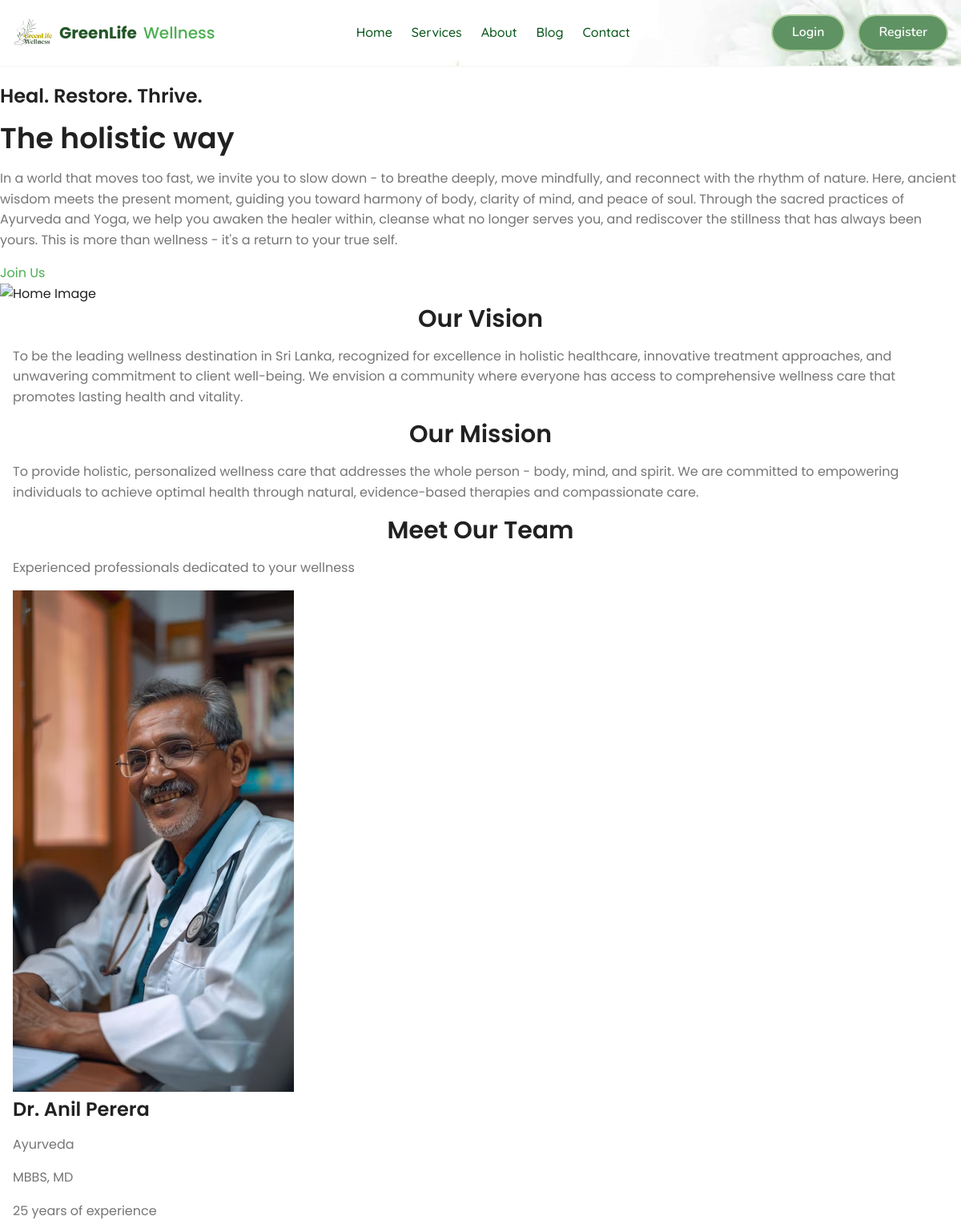
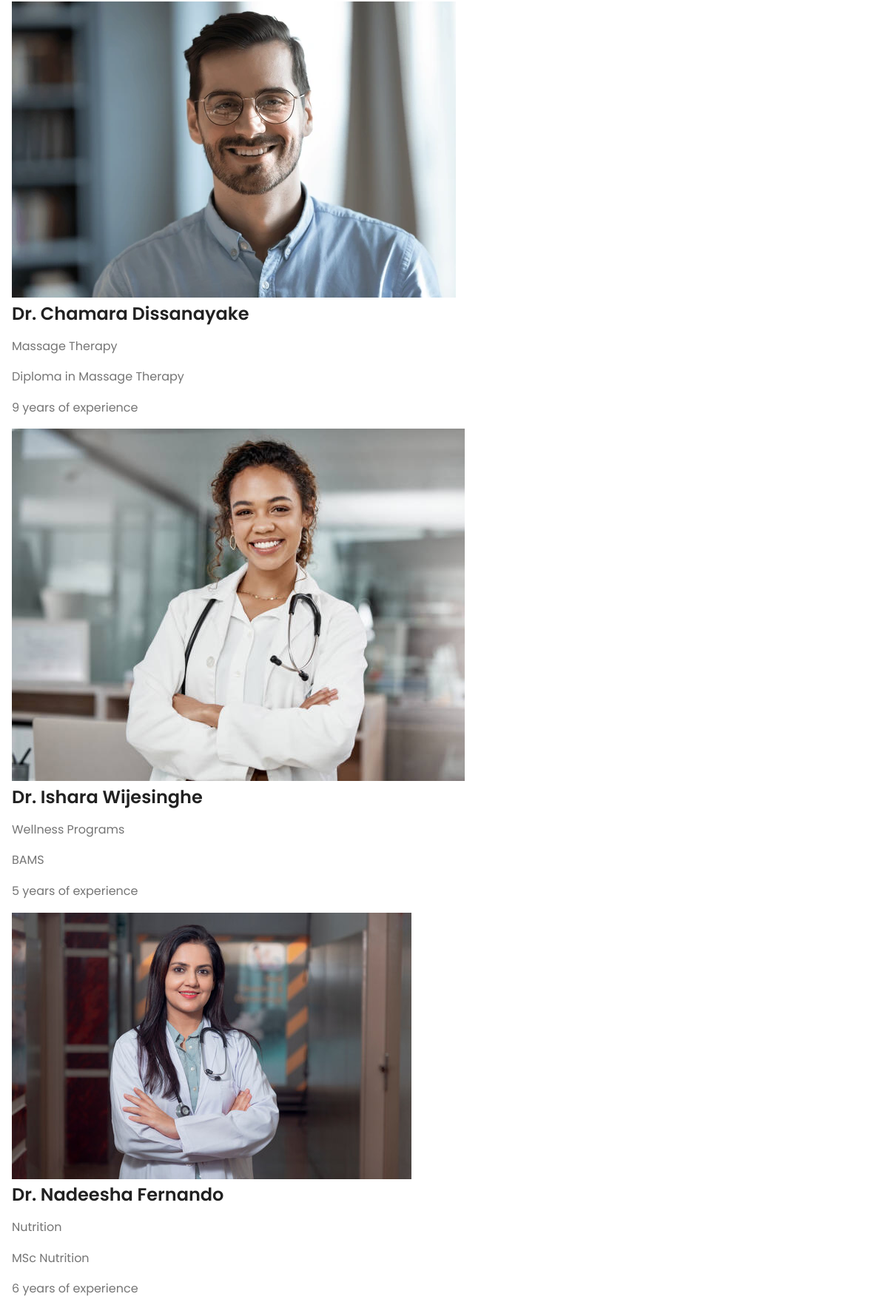
The app's page /pages/about.php (upper part) with its own data (2 pictures, top to bottom).
### tables this page shows
CREATE TABLE `therapists` (
  `therapist_id` int(11) NOT NULL,
  `name` varchar(100) NOT NULL,
  `email` varchar(100) NOT NULL,
  `password` varchar(255) NOT NULL,
  `qualification` varchar(255) DEFAULT NULL,
  `speciality` varchar(255) DEFAULT NULL,
  `experience` varchar(255) DEFAULT NULL,
  `profile_pic` varchar(255) DEFAULT NULL,
  `created_at` timestamp NOT NULL DEFAULT current_timestamp(),
  `username` varchar(100) NOT NULL
);

### pages/about.php (the view, shortened to what this page needs)
<?php include '../includes/header.php'; ?>
<?php include '../includes/db.php';
$therapists = [];
$stmt = $conn->prepare("SELECT therapist_id, name, speciality, qualification, profile_pic, experience FROM therapists ORDER BY name");
if ($stmt) {
    $stmt->execute();
    $result = $stmt->get_result();
    while ($row = $result->fetch_assoc()) {
        $therapists[] = $row;
    }
}
?>
<head>
    <link rel="stylesheet" href="../assets/css/about.css">
</head>
<main class="about-page">
    <section class="home" id="home">
        <div class="home-content">
            <h3>Heal. Restore. Thrive.</h3>
            <h1>The holistic way</h1>
            <p>
                In a world that moves too fast, we invite you to slow down
                - to breathe deeply, move mindfully, and reconnect with the
                rhythm of nature. Here, ancient wisdom meets the present moment,
                guiding you toward harmony of body, clarity of mind, and peace
                of soul. Through the sacred practices of Ayurveda and Yoga, we help
                you awaken the healer within, cleanse what no longer serves you, and
                rediscover the stillness that has always been yours. This is more than
                wellness - it's a return to your true self.
            </p>
            <a href="register.php" class="btn">Join Us</a>
        </div>
        <div class="home-img">
            <img src="../assets/images/about.png" alt="Home Image" />
        </div>
    </section>
    <section class="vision-mission-section">
        <div class="container">
            <div class="vision-mission-item">
                <h2 class="section-title text-center">Our Vision</h2>
                <p>To be the leading wellness destination in Sri Lanka, recognized for excellence in holistic healthcare, innovative treatment approaches, and unwavering commitment to client well-being. We envision a community where everyone has access to comprehensive wellness care that promotes lasting health and vitality.</p>
            </div>
            <div class="vision-mission-item">
                <h2 class="section-title text-center">Our Mission</h2>
                <p>To provide holistic, personalized wellness care that addresses the whole person - body, mind, and spirit. We are committed to empowering individuals to achieve optimal health through natural, evidence-based therapies and compassionate care.</p>
            </div>
        </div>
    </section>
    <section class="our-team">
        <div class="container">
            <h2 class="section-title text-center">Meet Our Team</h2>
            <p class="section-subtitle">Experienced professionals dedicated to your wellness</p>
            <div class="therapist-slider-container">
                <div class="therapist-slider" id="therapistSlider">
                    <?php if (!empty($therapists)): ?>
                        <?php foreach ($therapists as $index => $therapist): ?>
                            <div class="therapist-slide <?php echo $index === 0 ? 'active' : ''; ?>" data-index="<?php echo $index; ?>">
                                <div class="therapist-card">
                                    <div class="therapist-image">
                                        <?php if (!empty($therapist['profile_pic'])): ?>
                                            <img src="../assets/images/profiles/<?php echo htmlspecialchars($therapist['profile_pic']); ?>" alt="<?php echo htmlspecialchars($therapist['name']); ?>">
                                        <?php else: ?>
                                            <div class="default-avatar">
                                                <i class="fas fa-user-md"></i>
                                            </div>
                                        <?php endif; ?>
                                    </div>
                                    <div class="therapist-info">
                                        <h3><?php echo htmlspecialchars($therapist['name']); ?></h3>
                                        <p class="therapist-speciality"><?php echo htmlspecialchars($therapist['speciality']); ?></p>
                                        <p class="therapist-qualification"><?php echo htmlspecialchars($therapist['qualification']); ?></p>
                                        <?php if (!empty($therapist['experience'])): ?>
                                            <p class="therapist-experience"><?php echo htmlspecialchars($therapist['experience']); ?> years of experience</p>
                                        <?php endif; ?>
                                    </div>
                                </div>
                            </div>
                        <?php endforeach; ?>
                    <?php endif; ?>
                </div>
            </div>
        </div>
    </section>
</main>
<?php include '../includes/footer.php'; ?>

### assets/css/main.css (style rules this page uses)
* { margin: 0; padding: 0; box-sizing: border-box; }
:root { --primary-color: #4CAF50; --primary-dark: #388E3C; --primary-light: #81C784; --secondary-color: #8BC34A; --accent-color: #FF9800; --success-color: #4CAF50; --warning-color: #FF9800; --error-color: #F44336; --info-color: #2196F3; --white: #FFFFFF; --light-gray: #F5F5F5; --gray: #9E9E9E; --dark-gray: #424242; --black: #212121; --bg-primary: #FFFFFF; --bg-secondary: #F8F9FA; --bg-dark: #1A1A1A; --text-primary: #212121; --text-secondary: #757575; --text-light: #FFFFFF; --font-primary: 'Poppins', sans-serif; --font-secondary: 'Inter', sans-serif; --font-size-xs: 0.75rem; --font-size-sm: 0.875rem; --font-size-base: 1rem; --font-size-lg: 1.125rem; --font-size-xl: 1.25rem; --font-size-2xl: 1.5rem; --font-size-3xl: 1.875rem; --font-size-4xl: 2.25rem; --spacing-xs: 0.25rem; --spacing-sm: 0.5rem; --spacing-md: 1rem; --spacing-lg: 1.5rem; --spacing-xl: 2rem; --spacing-2xl: 3rem; --spacing-3xl: 4rem; --radius-sm: 0.25rem; --radius-md: 0.5rem; --radius-lg: 0.75rem; --radius-xl: 1rem; --radius-full: 9999px; --shadow-sm: 0 1px 2px 0 rgba(0, 0, 0, 0.05); --shadow-md: 0 4px 6px -1px rgba(0, 0, 0, 0.1); --shadow-lg: 0 10px 15px -3px rgba(0, 0, 0, 0.1); --shadow-xl: 0 20px 25px -5px rgba(0, 0, 0, 0.1); --transition-fast: 0.15s ease-in-out; --transition-normal: 0.3s ease-in-out; --transition-slow: 0.5s ease-in-out; }
html { scroll-behavior: smooth; }
body { font-family: var(--font-primary); font-size: var(--font-size-base); line-height: 1.6; color: var(--text-primary); background-color: var(--bg-primary); overflow-x: hidden; }
h1, h2, h3, h4, h5, h6 { font-weight: 600; line-height: 1.2; margin-bottom: var(--spacing-md); color: var(--text-primary); }
h1 { font-size: var(--font-size-4xl); }
h2 { font-size: var(--font-size-3xl); }
h3 { font-size: var(--font-size-2xl); }
p { margin-bottom: var(--spacing-md); color: var(--text-secondary); }
a { color: var(--primary-color); text-decoration: none; transition: color var(--transition-fast); }
.container { max-width: 1200px; margin: 0 auto; padding: 0 var(--spacing-md); }
.text-center { text-align: center; }

### records on screen
therapists: profile_pic (picture), name "Dr. Anil Perera", speciality "Ayurveda", qualification "MBBS, MD", experience "25"
therapists: profile_pic (picture), name "Dr. Chamara Dissanayake", speciality "Massage Therapy", qualification "Diploma in Massage Therapy", experience "9"
therapists: profile_pic (picture), name "Dr. Ishara Wijesinghe", speciality "Wellness Programs", qualification "BAMS", experience "5"
therapists: profile_pic (picture), name "Dr. Nadeesha Fernando", speciality "Nutrition", qualification "MSc Nutrition", experience "6"
